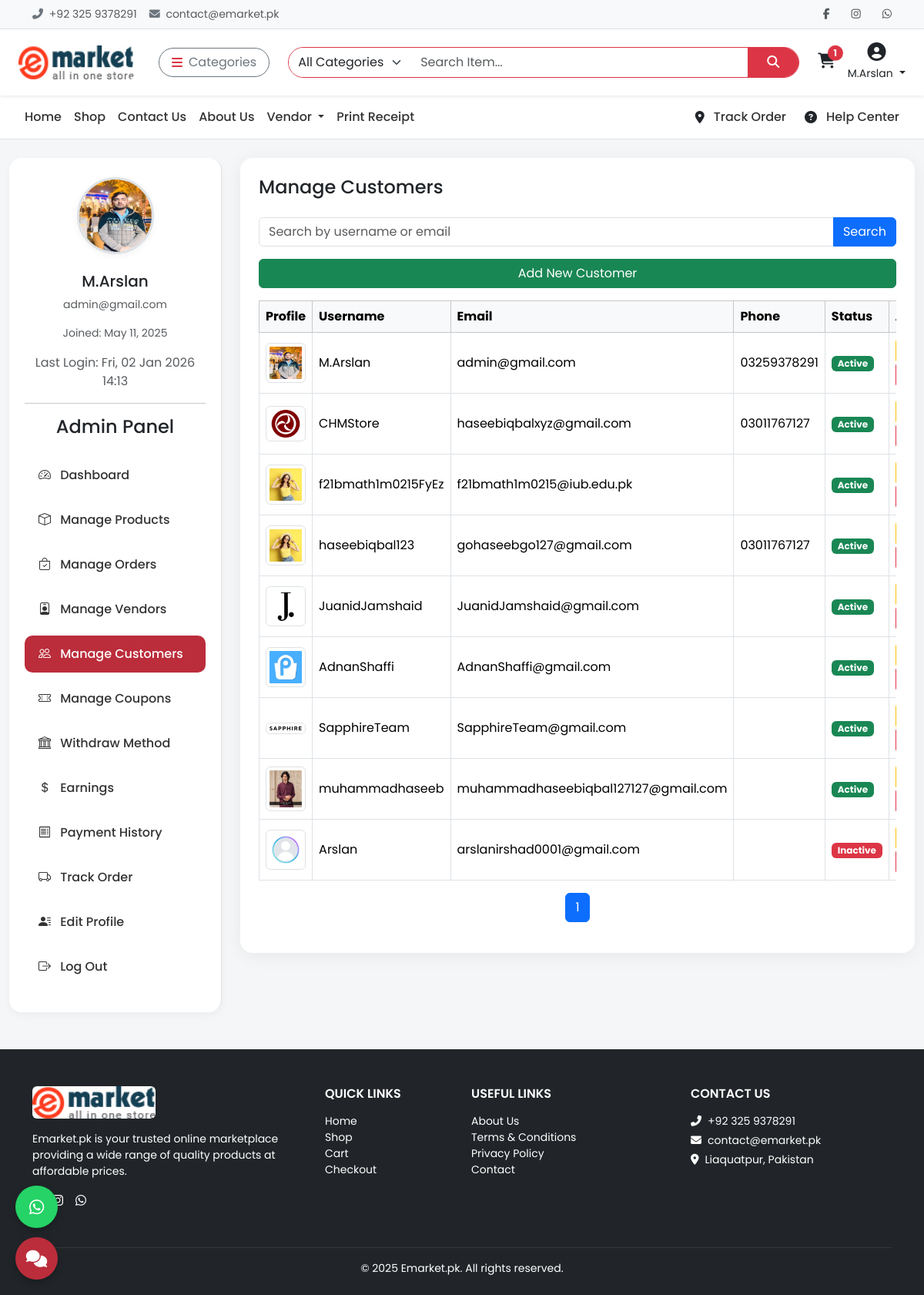
The page /admin-panel/customers/ (signed in) on the database its author committed.
### api/models.py (models this page shows, shortened)
class Cart(models.Model):
    user = models.ForeignKey(settings.AUTH_USER_MODEL, on_delete=models.CASCADE, null=True, blank=True)
    session_key = models.CharField(max_length=40, null=True, blank=True)
    created_at = models.DateTimeField(auto_now_add=True)
    coupon = models.ForeignKey(Coupon, on_delete=models.SET_NULL, null=True, blank=True)
    total = models.DecimalField(max_digits=10, decimal_places=2, default=0)
    def total_amount(self):
        return self.total
    @property
    def total_items(self):
        return sum(item.quantity for item in self.items.all())
    @staticmethod
    def get_or_create_cart(request):
        if request.user.is_authenticated:
            cart, _ = Cart.objects.get_or_create(user=request.user, session_key=None)
        else:
            session_key = request.session.session_key
            if not session_key:
                request.session.create()
                session_key = request.session.session_key
            cart, _ = Cart.objects.get_or_create(user=None, session_key=session_key)
        return cart

class CartItem(models.Model):
    cart = models.ForeignKey(Cart, related_name='items', on_delete=models.CASCADE)
    product = models.ForeignKey('Product', on_delete=models.CASCADE)
    color = models.ForeignKey('ProductColorVariant', on_delete=models.SET_NULL, null=True, blank=True)
    size = models.ForeignKey('ProductSizeVariant', on_delete=models.SET_NULL, null=True, blank=True)
    quantity = models.PositiveIntegerField(default=1)
    @property
    def total_price(self):
        base_price = self.product.base_price
        color_price = self.color.price if self.color else Decimal(0)
        size_price = self.size.price if self.size else Decimal(0)
        return (base_price + color_price + size_price) * self.quantity

class CustomUser(AbstractUser):
    email = models.EmailField(unique=True)
    phone = models.CharField(max_length=20, blank=True)
    profile_image = models.ImageField(upload_to='profiles/', blank=True, null=True)
    is_vendor = models.BooleanField(default=False)
    is_customer = models.BooleanField(default=True)
    address = models.TextField(blank=True)

### api/views.py (the view)
# urls.py: path('admin-panel/customers/', views.customer_list, name='customer_list'),
def customer_list(request):
    query = request.GET.get('q')
    customers = CustomUser.objects.filter(is_customer=True)
    if query:
        customers = customers.filter(Q(username__icontains=query) | Q(email__icontains=query))
    paginator = Paginator(customers, 10)
    page = request.GET.get('page')
    customers = paginator.get_page(page)
    return render(request, 'admin/customers_list.html', {'customers': customers})

### api/context_processors.py (called while the page is built)
def cart_total_items(request):
    cart = Cart.get_or_create_cart(request)
    return {'cart': cart}

### templates/admin/customers_list.html (shortened to what this page needs)
{% extends 'base.html' %}
{% load static %}
{% block content %}
<div class="container-fluid mt-4">
  <div class="row">
    <div class="col-lg-3 mb-4 mb-lg-0">
      <div class="sidebar">
        <div class="text-center">
          <img src="{% if request.user.profile_image %}{{ request.user.profile_image.url }}{% else %}{% static 'images/default-user.png' %}{% endif %}" class="user-img" alt="User Image">
          <h5 class="mt-2">{{ request.user.username }}</h5>
          <p class="text-muted small">{{ request.user.email }}</p>
          <p class="small text-muted">Joined: {{ request.user.date_joined|date:"M d, Y" }}</p>
          {% if request.user.last_login %}
  <p class="text-muted">Last Login: {{ request.user.last_login|date:"D, d M Y H:i" }}</p>
{% else %}
  <p class="text-muted">First login detected</p>
{% endif %}
        </div>
        <hr>
        {% include 'includes/sidebar_admin.html' %}
      </div>
    </div>
    <div class="col-lg-9">
      <div class="card p-4">
        <h4 class="mb-4">Manage Customers</h4>
        <form method="get" class="mb-3">
          <div class="input-group">
            <input type="text" name="q" value="{{ request.GET.q }}" class="form-control" placeholder="Search by username or email">
            <button class="btn btn-primary">Search</button>
          </div>
        </form>
        <a href="{% url 'customer_create' %}" class="btn btn-success mb-3">Add New Customer</a>
        <div class="table-responsive">
          <table class="table table-bordered table-hover align-middle">
            <thead class="table-light">
              <tr>
                <th>Profile</th>
                <th>Username</th>
                <th>Email</th>
                <th>Phone</th>
                <th>Status</th>
                <th>Actions</th>
              </tr>
            </thead>
            <tbody>
              {% for customer in customers %}
                <tr>
                  <td>
                    {% if customer.profile_image %}
                      <img src="{{ customer.profile_image.url }}" alt="Profile Image" class="img-thumbnail" width="60">
                    {% else %}
                      <img src="{% static 'images/default-user.png' %}" alt="Default Image" class="img-thumbnail" width="60">
                    {% endif %}
                  </td>
                  <td>{{ customer.username }}</td>
                  <td>{{ customer.email }}</td>
                  <td>{{ customer.phone }}</td>
                  <td>
                    {% if customer.is_active %}
                      <span class="badge bg-success">Active</span>
                    {% else %}
                      <span class="badge bg-danger">Inactive</span>
                    {% endif %}
                  </td>
                  <td>
                  </td>
                </tr>
              {% empty %}
                <tr><td colspan="6" class="text-center text-muted">No customers found.</td></tr>
              {% endfor %}
            </tbody>
          </table>
        </div>
        <nav>
          <ul class="pagination justify-content-center">
            <li class="page-item active"><span class="page-link">{{ customers.number }}</span></li>
          </ul>
        </nav>
      </div>
    </div>
  </div>
</div>
{% include 'includes/footer.html' %}
{% endblock %}

### templates/includes/header.html (shortened to what this page needs)
{% load static %}
<div class="topbar border-bottom bg-light py-2 small">
  <div class="container d-flex justify-content-between align-items-center flex-wrap">
    <div class="text-muted d-flex align-items-center gap-3">
      <span><i class="fas fa-phone-alt me-1 text-secondary"></i> +92 325 9378291</span>
      <span><i class="fas fa-envelope me-1 text-secondary"></i> contact@emarket.pk</span>
    </div>
    <div class="d-flex align-items-center gap-3 mt-2 mt-md-0">
      <a href="https://www.facebook.com/ChoudharyMuhammadArslan" class="text-muted"><i class="fab fa-facebook-f"></i></a>
      <a href="https://www.instagram.com/choudharymuhammadarslan/" class="text-muted"><i class="fab fa-instagram"></i></a>
      <a href="https://wa.me/923229989145" class="text-muted"><i class="fab fa-whatsapp"></i></a>
    </div>
  </div>
</div>
<nav class="navbar navbar-expand-lg bg-white shadow-sm py-3 sticky-top">
  <div class="container-fluid px-4">
    <a class="navbar-brand fw-bold me-4 d-flex align-items-center" href="{% url 'home' %}">
      <img src="{% static 'images/logo.jpg' %}" alt="Logo" width="150" height="30" class="me-2 rounded">
    </a>
    <div class="dropdown me-3">
      <button class="btn btn-outline-secondary d-flex align-items-center rounded-pill px-3" type="button" data-bs-toggle="dropdown">
        <i class="fas fa-bars me-2 text-danger"></i> Categories
      </button>
    </div>
    <form class="d-flex flex-grow-1 mx-2" method="GET" action="{% url 'search_products' %}">
      <div class="input-group rounded-pill overflow-hidden border border-danger">
        <select name="category" class="form-select border-0" style="max-width: 160px;">
          <option value="">All Categories</option>
        </select>
        <input type="search" name="q" class="form-control border-0" placeholder="Search Item..." required>
        <button class="btn btn-danger rounded-0 px-4" type="submit"><i class="fas fa-search"></i></button>
      </div>
    </form>
    <div class="d-flex align-items-center ms-3 gap-3">
      <a href="#" id="cart-icon" class="text-dark position-relative" data-bs-toggle="offcanvas" data-bs-target="#cartSidebar">
        <i class="fas fa-shopping-cart fs-5"></i>
        {% if cart.total_items > 0 %}
        <span class="position-absolute top-0 start-100 translate-middle badge rounded-pill bg-danger">
          {{ cart.total_items }}
        </span>
        {% endif %}
        <br>
      </a>
{% if user.is_authenticated %}
  <div class="dropdown text-center">
    <a href="#" class="text-dark text-decoration-none dropdown-toggle" data-bs-toggle="dropdown">
      <i class="fas fa-user-circle fs-4"></i><br>
      <small>{{ user.username }}</small>
    </a>
  </div>
{% else %}
  <a href="#" class="text-dark text-decoration-none text-center" data-bs-toggle="modal" data-bs-target="#loginModal">
    <i class="fas fa-sign-in-alt fs-5"></i><br><small>Login</small>
  </a>
{% endif %}
    </div>
  </div>
</nav>

### templates/base.html (style rules this page uses)
* { font-family: 'Poppins', sans-serif; }
body { background-color: #f4f4f4; }
.topbar { background-color: #f8f9fa; font-size: 14px; padding: 6px 0; }
.topbar a { color: #333; margin-left: 12px; transition: color 0.2s ease; }
.navbar-brand img { height: 44px; }

### templates/admin/customers_list.html (style rules this page uses)
body { background-color: #f4f6f8; font-family: 'Poppins', sans-serif; }
.sidebar { background: #fff; padding: 25px 20px; border-right: 1px solid #e0e0e0; min-height: 100%; border-radius: 16px; box-shadow: 0 4px 12px rgba(0, 0, 0, 0.04); }
.user-img { width: 100px; height: 100px; object-fit: cover; border-radius: 50%; margin-bottom: 15px; border: 3px solid #dee2e6; box-shadow: 0 2px 10px rgba(0, 0, 0, 0.05); }
.card { border-radius: 16px; box-shadow: 0 4px 24px rgba(0, 0, 0, 0.06); border: none; }

### rows shown on the page
Cart: total_items "1"
CustomUser: username "M.Arslan", profile_image (picture), user.username "M.Arslan", user.email "admin@gmail.com", user.date_joined "May 11, 2025", user.last_login "Fri, 02 Jan 2026 14:13", email "admin@gmail.com", phone "03259378291", is_active "Active"
CustomUser: profile_image (picture), username "CHMStore", email "haseebiqbalxyz@gmail.com", phone "03011767127", is_active "Active"
CustomUser: profile_image (picture), username "f21bmath1m0215FyEz", email "f21bmath1m0215@iub.edu.pk", is_active "Active"
CustomUser: profile_image (picture), username "haseebiqbal123", email "gohaseebgo127@gmail.com", phone "03011767127", is_active "Active"
CustomUser: profile_image (picture), username "JuanidJamshaid", email "JuanidJamshaid@gmail.com", is_active "Active"
CustomUser: profile_image (picture), username "AdnanShaffi", email "AdnanShaffi@gmail.com", is_active "Active"
CustomUser: profile_image (picture), username "SapphireTeam", email "SapphireTeam@gmail.com", is_active "Active"
CustomUser: profile_image (picture), username "muhammadhaseeb", email "muhammadhaseebiqbal127127@gmail.com", is_active "Active"
CustomUser: username "Arslan", email "arslanirshad0001@gmail.com", is_active "Inactive"

### other values the page prints
{{ customers.number }} "1"
{{ year|default:2025 }} "2025"
